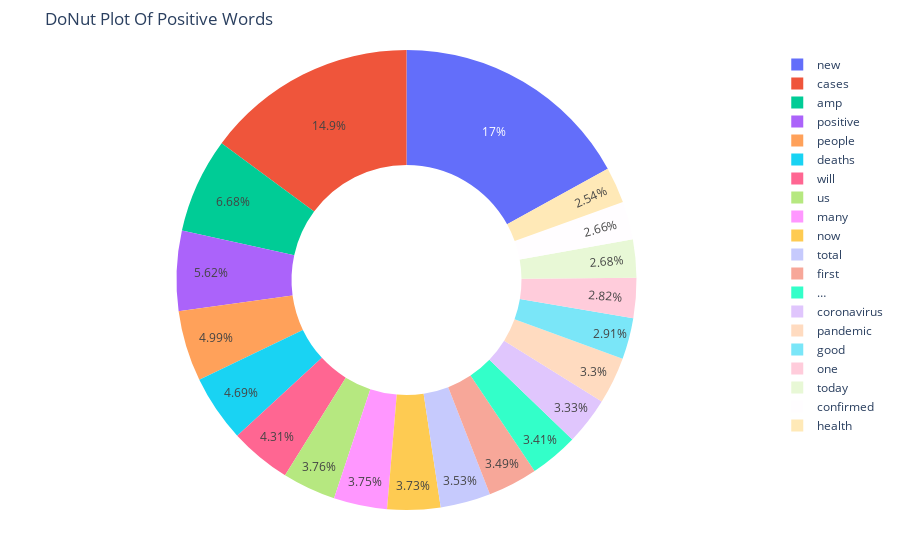

Here is the notebook cell this chart was saved with:
### Markdown cell above
### Top most positive words donut plot

### Code cell
import chart_studio.plotly as py
from plotly.offline import init_notebook_mode, iplot
init_notebook_mode(connected=True)
trace1 = go.Pie(labels=temp_positive['Common_words'],
           values=temp_positive['count'],
           hole=.5)

layout = go.Layout(
    title='DoNut Plot Of Positive Words',
    margin=dict(
      l=50,
      r=50,
      b=50,
      t=50
    ))
data=[trace1]
fig = go.Figure(data = data, layout = layout)
iplot(fig)

### Figure 1 — Plotly figure (JSON) as saved in the notebook; plotly's stock layout.template omitted (floating-point values rounded to 4 significant figures)
{"data": [{"hole": 0.5, "labels": ["new", "cases", "amp", "positive", "people", "deaths", "will", "us", "many", "now", "total", "first", "…", "coronavirus", "pandemic", "good", "one", "today", "confirmed", "health"], "type": "pie", "values": [13515, 11843, 5324, 4481, 3974, 3737, 3433, 2993, 2990, 2971, 2813, 2783, 2717, 2652, 2631, 2316, 2245, 2134, 2123, 2024]}], "layout": {"margin": {"b": 50, "l": 50, "r": 50, "t": 50}, "title": {"text": "DoNut Plot Of Positive Words"}}}
